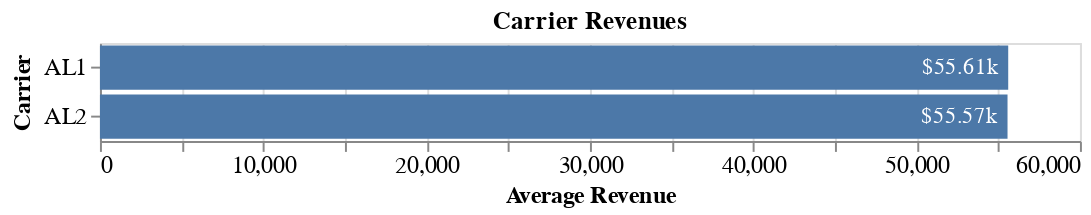

Notebook cell for this chart:
### Code cell
summary.fig_carrier_revenues()

### Figure 1 — Vega-Lite specification as saved in the notebook (floating-point values rounded to 4 significant figures)
{"config": {"view": {"continuousWidth": 300, "continuousHeight": 300}, "axis": {"labelFontSize": 12, "titleFontSize": 12}, "legend": {"labelFontSize": 15, "titleFontSize": 12}}, "layer": [{"mark": {"type": "bar"}, "encoding": {"tooltip": [{"field": "carrier", "title": "Carrier", "type": "nominal"}, {"field": "avg_rev", "format": "$.4s", "title": "Average Revenue", "type": "quantitative"}], "x": {"field": "avg_rev", "stack": "zero", "title": "Average Revenue", "type": "quantitative"}, "y": {"field": "carrier", "title": "Carrier", "type": "nominal"}}}, {"mark": {"type": "text", "align": "right", "baseline": "middle", "color": "white", "dx": -5, "dy": 0}, "encoding": {"text": {"field": "avg_rev", "format": "$.4s", "type": "quantitative"}, "x": {"field": "avg_rev", "stack": "zero", "title": "Average Revenue", "type": "quantitative"}, "y": {"field": "carrier", "title": "Carrier", "type": "nominal"}}}], "data": {"name": "data-6358a8b2d0528bcc7daed585134547cd"}, "height": 50, "title": "Carrier Revenues", "width": 500, "$schema": "https://vega.github.io/schema/vega-lite/v5.15.1.json", "datasets": {"data-6358a8b2d0528bcc7daed585134547cd": [{"carrier": "AL1", "avg_rev": 55610.0}, {"carrier": "AL2", "avg_rev": 55570.0}]}}
